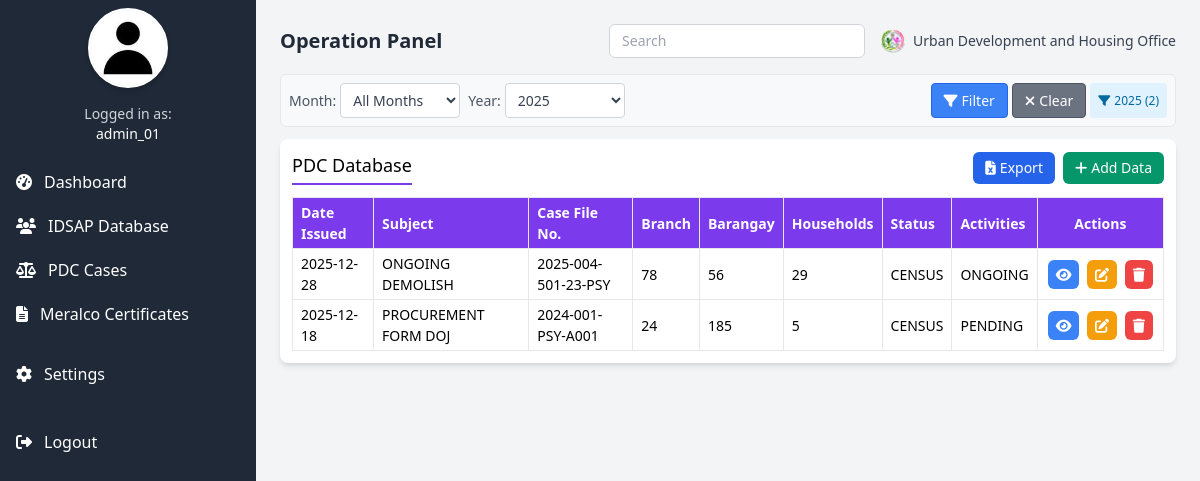
The app's page /Operation/operation_panel.php?year=2025-12-18 (signed in) with its own data.
### tables this page shows
CREATE TABLE `pdc_records` (
  `id` int(11) NOT NULL AUTO_INCREMENT,
  `date_issued` date NOT NULL,
  `subject` text NOT NULL,
  `case_file` varchar(100) NOT NULL,
  `branch` varchar(100) NOT NULL,
  `affected_barangay` varchar(100) NOT NULL,
  `household_affected` int(11) NOT NULL,
  `status` varchar(50) NOT NULL,
  `activities` varchar(50) NOT NULL,
  `documents` text DEFAULT NULL,
  `created_at` timestamp NULL DEFAULT current_timestamp(),
  PRIMARY KEY (`id`)
);

### Operation/operation_panel.php (the view, shortened to what this page needs)
<?php
$servername = "localhost";
$username = "u198271324_admin";
$password = "Udhodbms01";
$dbname = "u198271324_udho_db";
$conn = new mysqli($servername, $username, $password, $dbname);
$filter_month = isset($_GET['month']) ? intval($_GET['month']) : 0;
$filter_year = isset($_GET['year']) ? intval($_GET['year']) : 0;
$sql = "SELECT * FROM pdc_records";
$conditions = [];
if ($filter_year > 0) {
    $conditions[] = "YEAR(date_issued) = $filter_year";
}
if (!empty($conditions)) {
    $sql .= " WHERE " . implode(" AND ", $conditions);
}
$sql .= " ORDER BY date_issued DESC";
$records = [];
$result = $conn->query($sql);
if ($result && $result->num_rows > 0) {
    while ($row = $result->fetch_assoc()) {
        $records[] = $row;
    }
}
$years_result = $conn->query("SELECT DISTINCT YEAR(date_issued) as year FROM pdc_records WHERE date_issued IS NOT NULL ORDER BY year DESC");
$unique_years = [];
if ($years_result && $years_result->num_rows > 0) {
    while ($row = $years_result->fetch_assoc()) {
        $unique_years[] = $row['year'];
    }
}
?>
<!DOCTYPE html>
<html lang="en">
<head>
  <link href="https://cdn.jsdelivr.net/npm/tailwindcss@2.2.19/dist/tailwind.min.css" rel="stylesheet" />
  <link href="https://cdnjs.cloudflare.com/ajax/libs/font-awesome/6.4.0/css/all.min.css" rel="stylesheet" />
</head>
<body class="bg-gray-100 min-h-screen flex">
  <div class="w-64 bg-gray-800 text-white flex flex-col">
    <div class="flex items-center justify-center h-24">
      <div class="rounded-full bg-gray-200 w-20 h-20 flex items-center justify-center overflow-hidden border-2 border-white shadow-md">
        <?php
        $profilePicture = isset($_SESSION['profile_picture']) ? $_SESSION['profile_picture'] : 'PROFILE_SAMPLE.jpg';
        $profilePath = '../assets/profile_pictures/' . htmlspecialchars($profilePicture);
        $defaultPath = '../assets/PROFILE_SAMPLE.jpg';
        ?>
        <img src="<?php echo file_exists($profilePath) ? $profilePath : $defaultPath; ?>"
            alt="Profile Picture"
            class="w-full h-full object-cover"
            onerror="this.src='<?php echo $defaultPath; ?>'">
      </div>
    </div>
    <div class="px-4 py-2 text-center text-sm text-gray-300">
      Logged in as: <br>
      <span class="font-medium text-white"><?php echo htmlspecialchars($_SESSION['username'] ?? 'User'); ?></span>
    </div>
    <nav class="mt-2">
      <ul>
        <li>
          <a href="operation_dashboard.php" class="block py-2.5 px-4 hover:bg-gray-700 flex items-center sidebar-active">
            <i class="fas fa-tachometer-alt mr-3"></i> Dashboard
          </a>
        </li>
        <li>
          <a href="operation_IDSAP.php" class="block py-2.5 px-4 hover:bg-gray-700 flex items-center">
            <i class="fas fa-users mr-3"></i> IDSAP Database
          </a>
        </li>
        <li>
          <a href="operation_panel.php" class="block py-2.5 px-4 hover:bg-gray-700 flex items-center">
            <i class="fas fa-scale-balanced mr-3"></i> PDC Cases
          </a>
        </li>
        <li>
          <a href="meralco.php" class="block py-2.5 px-4 hover:bg-gray-700 flex items-center">
            <i class="fas fa-file-alt mr-3"></i> Meralco Certificates
          </a>
        </li>
        <li>
          <a href="../settings.php" class="block py-2.5 px-4 hover:bg-gray-700 flex items-center mt-4">
            <i class="fas fa-cog mr-3"></i> Settings
          </a>
        </li>
        <li>
          <a href="../logout.php" class="block py-2.5 px-4 hover:bg-gray-700 flex items-center mt-6">
            <i class="fas fa-sign-out-alt mr-3"></i> Logout
          </a>
        </li>
      </ul>
    </nav>
  </div>
  <div class="flex-1 p-4 md:p-6">
    <header class="flex flex-col md:flex-row justify-between items-center mb-4 gap-4">
      <h1 class="text-xl font-bold text-gray-800">Operation Panel</h1>
      <div class="flex flex-col md:flex-row items-center gap-4 w-full md:w-auto">
        <input type="text" placeholder="Search" class="w-full md:w-64 px-3 py-1.5 border border-gray-300 rounded-md focus:ring-2 focus:ring-blue-500 focus:border-blue-500 transition text-sm" />
        <div class="flex items-center gap-2">
          <img src="/assets/UDHOLOGO.png" alt="Logo" class="h-6">
          <span class="font-medium text-gray-700 text-sm">Urban Development and Housing Office</span>
        </div>
      </div>
    </header>
    <div class="filter-container">
      <form method="GET" action="" id="filterForm">
        <div class="filter-row">
          <div class="filter-group">
            <label class="filter-label">Month:</label>
            <select name="month" id="monthFilter" class="filter-select">
              <option value="0">All Months</option>
            </select>
          </div>
          <div class="filter-group">
            <label class="filter-label">Year:</label>
            <select name="year" id="yearFilter" class="filter-select">
              <?php foreach ($unique_years as $year): ?>
                <option value="<?php echo $year; ?>" <?php echo $filter_year == $year ? 'selected' : ''; ?>>
                  <?php echo $year; ?>
                </option>
              <?php endforeach; ?>
            </select>
          </div>
          <div class="filter-buttons">
            <button type="submit" class="filter-btn primary">
              <i class="fas fa-filter"></i> Filter
            </button>
            <button type="button" onclick="resetFilter()" class="filter-btn secondary">
              <i class="fas fa-times"></i> Clear
            </button>
            <?php if ($filter_month > 0 || $filter_year > 0): ?>
            <div class="filter-badge">
              <i class="fas fa-filter"></i>
              <span>
                <?php
                if ($filter_year > 0) echo $filter_year;
                echo ' (' . count($records) . ')';
                ?>
              </span>
            </div>
            <?php endif; ?>
          </div>
        </div>
      </form>
    </div>
    <div class="bg-white p-3 rounded-lg shadow-md">
      <div class="flex justify-between items-center mb-3">
        <h2 class="text-lg border-b-2 border-purple-600 pb-1">PDC Database</h2>
        <div class="flex gap-2">
          <button onclick="exportToExcel()" class="bg-blue-600 hover:bg-blue-700 text-white px-3 py-1.5 rounded-md transition flex items-center text-sm">
            <i class="fas fa-file-excel mr-1"></i> Export
          </button>
          <button onclick="openModal()" class="bg-green-600 hover:bg-green-700 text-white px-3 py-1.5 rounded-md transition flex items-center text-sm">
            <i class="fas fa-plus mr-1"></i> Add Data
          </button>
        </div>
      </div>
      <?php if (empty($records)): ?>
      <div class="text-center py-6 text-gray-500">
        <i class="fas fa-database text-3xl mb-2"></i>
        <p class="text-sm">No records found<?php echo ($filter_month > 0 || $filter_year > 0) ? ' for the selected filter' : ''; ?>.</p>
        <?php if ($filter_month > 0 || $filter_year > 0): ?>
        <p class="text-xs mt-1">
          <button onclick="resetFilter()" class="text-blue-600 hover:text-blue-800 underline">
            Clear filters to view all records
          </button>
        </p>
        <?php endif; ?>
      </div>
      <?php else: ?>
      <div class="overflow-x-auto">
        <table id="dataTable" class="w-full border compact-table">
          <thead>
            <tr class="bg-purple-600 text-white">
              <th class="border px-2 py-1 text-left">Date Issued</th>
              <th class="border px-2 py-1 text-left">Subject</th>
              <th class="border px-2 py-1 text-left">Case File No.</th>
              <th class="border px-2 py-1 text-left">Branch</th>
              <th class="border px-2 py-1 text-left">Barangay</th>
              <th class="border px-2 py-1 text-left">Households</th>
              <th class="border px-2 py-1 text-left">Status</th>
              <th class="border px-2 py-1 text-left">Activities</th>
              <th class="border px-2 py-1 text-center">Actions</th>
            </tr>
          </thead>
          <tbody id="dataBody">
            <?php foreach ($records as $record):
            ?>
            <tr data-id="<?php echo $record['id']; ?>"
                data-docs="<?php echo htmlspecialchars($record['documents'] ?? '[]'); ?>"
                data-subject="<?php echo htmlspecialchars($record['subject']); ?>"
                data-case-file="<?php echo htmlspecialchars($record['case_file']); ?>">
              <td class="border px-2 py-1"><?php echo $record['date_issued']; ?></td>
              <td class="border px-2 py-1"><?php echo $record['subject']; ?></td>
              <td class="border px-2 py-1"><?php echo $record['case_file']; ?></td>
              <td class="border px-2 py-1"><?php echo $record['branch']; ?></td>
              <td class="border px-2 py-1"><?php echo $record['affected_barangay']; ?></td>
              <td class="border px-2 py-1"><?php echo $record['household_affected']; ?></td>
              <td class="border px-2 py-1"><?php echo $record['status']; ?></td>
              <td class="border px-2 py-1"><?php echo $record['activities']; ?></td>
              <td class="border px-2 py-1 action-buttons">
                <button class="bg-blue-500 hover:bg-blue-600 text-white rounded-md transition" onclick="viewRow(this)">
                  <i class="fas fa-eye"></i>
                </button>
                <button class="bg-yellow-500 hover:bg-yellow-600 text-white rounded-md transition" onclick="editRow(this)">
                  <i class="fas fa-edit"></i>
                </button>
                <button class="bg-red-500 hover:bg-red-600 text-white rounded-md transition" onclick="deleteRow(this)">
                  <i class="fas fa-trash"></i>
                </button>
              </td>
            </tr>
            <?php endforeach; ?>
          </tbody>
        </table>
      </div>
      <?php endif; ?>
    </div>
  </div>
</body>
</html>

### Operation/operation_panel.php (style rules this page uses)
.compact-table th, .compact-table td { padding: 0.25rem 0.5rem; font-size: 0.875rem; }
.action-buttons { white-space: nowrap; }
.action-buttons button { padding: 0.25rem 0.5rem; margin: 0 0.125rem; }
.filter-container { background: #f8f9fa; border-radius: 0.375rem; padding: 0.5rem; margin-bottom: 0.75rem; border: 1px solid #e5e7eb; font-size: 0.875rem; }
.filter-row { display: flex; flex-wrap: wrap; gap: 0.5rem; align-items: center; }
.filter-group { display: flex; align-items: center; gap: 0.25rem; }
.filter-label { font-weight: 500; color: #4b5563; white-space: nowrap; }
.filter-select { padding: 0.375rem 0.5rem; border: 1px solid #d1d5db; border-radius: 0.25rem; font-size: 0.875rem; background: white; color: #374151; min-width: 120px; transition: all 0.15s ease; }
.filter-buttons { display: flex; gap: 0.25rem; margin-left: auto; }
.filter-btn { padding: 0.375rem 0.75rem; border-radius: 0.25rem; font-size: 0.875rem; font-weight: 500; transition: all 0.15s ease; display: flex; align-items: center; gap: 0.25rem; white-space: nowrap; }
.filter-btn.primary { background: #3b82f6; color: white; border: 1px solid #2563eb; }
.filter-btn.secondary { background: #6b7280; color: white; border: 1px solid #4b5563; }
.filter-badge { background: #e0f2fe; color: #0369a1; padding: 0.25rem 0.5rem; border-radius: 0.25rem; font-size: 0.75rem; display: flex; align-items: center; gap: 0.25rem; white-space: nowrap; }

### records on screen
pdc_records: date_issued "2025-12-28", subject "ONGOING DEMOLISH", case_file "2025-004-501-23-PSY", branch "78", affected_barangay "56", household_affected "29", status "CENSUS", activities "ONGOING"
pdc_records: date_issued "2025-12-18", subject "PROCUREMENT FORM DOJ", case_file "2024-001-PSY-A001", branch "24", affected_barangay "185", household_affected "5", status "CENSUS", activities "PENDING"

### other values on screen
$_SESSION['username'] "admin_01"
$filter_year "2025"
count($records) "2"
form field year "2025"
